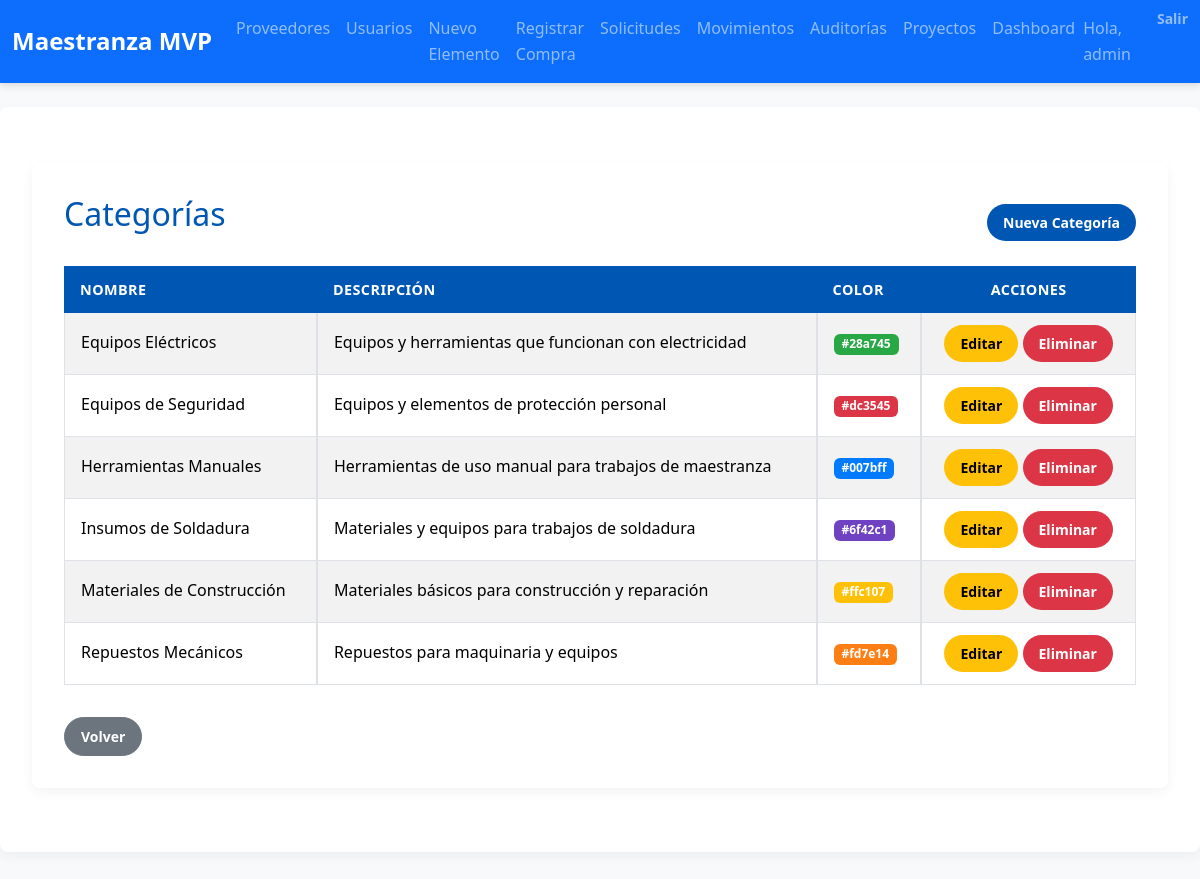
The page /categorias/ (signed in) on the database its author committed.
### inventario/models.py (models this page shows, shortened)
class Categoria(models.Model):
    nombre = models.CharField(max_length=50, unique=True)
    descripcion = models.TextField(blank=True)
    color = models.CharField(max_length=7, default='#007bff', help_text='Color en formato hexadecimal')
    class Meta:
        verbose_name_plural = "Categorías"
        ordering = ['nombre']

### inventario/decorators.py (the view)
        def wrapper(request, *args, **kwargs):
            user = request.user
            if user.is_authenticated and (
                user.is_superuser or
                user.groups.filter(name=role_name).exists()
            ):
                return view_func(request, *args, **kwargs)
            messages.error(request,
                "🚫 No tienes permiso para acceder a esta funcionalidad."
            )
            return redirect('inventario:index')

### inventario/context_processors.py (called while the page is built)
def role_flags(request):
    user = request.user
    return {
        'is_admin':    user.is_authenticated and user.is_superuser,
        'is_gestor':   user.is_authenticated and user.groups.filter(name='Gestor de Inventario').exists(),
        'is_comprador':user.is_authenticated and user.groups.filter(name='Comprador').exists(),
        'is_logistica':user.is_authenticated and user.groups.filter(name='Logística').exists(),
        'is_auditor':  user.is_authenticated and user.groups.filter(name='Auditor').exists(),
        'is_produccion':user.is_authenticated and user.groups.filter(name='Jefe de Producción').exists(),
        'is_gerente_proyecto':user.is_authenticated and user.groups.filter(name='Gerente de Proyectos').exists(),
        'is_usuario_final':user.is_authenticated and user.groups.filter(name='Usuario Final').exists(),
    }

### inventario/views.py (called while the page is built)
@login_required
@role_required('Gestor de Inventario')
def categoria_list(request):
    categorias = Categoria.objects.all()
    return render(request, 'inventario/categoria_list.html', {'categorias': categorias})

### inventario/templates/inventario/categoria_list.html
{% extends 'inventario/base.html' %}
{% block content %}
<div class="container mt-4">
  <div class="d-flex justify-content-between align-items-center mb-3">
    <h2>Categorías</h2>
    <a href="{% url 'inventario:categoria_create' %}" class="btn btn-primary">Nueva Categoría</a>
  </div>
  <table class="table table-bordered table-striped">
    <thead>
      <tr>
        <th>Nombre</th>
        <th>Descripción</th>
        <th>Color</th>
        <th class="text-center">Acciones</th>
      </tr>
    </thead>
    <tbody>
      {% for cat in categorias %}
        <tr>
          <td>{{ cat.nombre }}</td>
          <td>{{ cat.descripcion }}</td>
          <td><span class="badge" style="background:{{ cat.color }};color:#fff;">{{ cat.color }}</span></td>
          <td class="text-center">
            <a href="{% url 'inventario:categoria_update' cat.id %}" class="btn btn-sm btn-warning">Editar</a>
            <a href="{% url 'inventario:categoria_delete' cat.id %}" class="btn btn-sm btn-danger">Eliminar</a>
          </td>
        </tr>
      {% empty %}
        <tr><td colspan="4" class="text-center">No hay categorías registradas.</td></tr>
      {% endfor %}
    </tbody>
  </table>
  <a href="{% url 'inventario:index' %}" class="btn btn-secondary mt-3">Volver</a>
</div>
{% endblock %}

### inventario/templates/inventario/base.html (shortened to what this page needs)
{% load static %}
<!DOCTYPE html>
<html lang="es">
<head>
  <link
    href="https://cdn.jsdelivr.net/npm/bootstrap@5.3.2/dist/css/bootstrap.min.css"
    rel="stylesheet"
>
  <link
    href="https://cdnjs.cloudflare.com/ajax/libs/font-awesome/6.4.0/css/all.min.css"
    rel="stylesheet"
>
  <link rel="stylesheet" href="{% static 'inventario/css/styles.css' %}">
</head>
<body>
  <nav class="navbar navbar-expand-lg navbar-dark bg-primary">
    <div class="container-fluid">
      <a class="navbar-brand" href="{% url 'inventario:index' %}">Maestranza MVP</a>
      <div class="collapse navbar-collapse" id="navbarNav">
        <ul class="navbar-nav me-auto">
          {% if user.is_authenticated %}
            {% if is_admin %}
              <li class="nav-item"><a class="nav-link" href="{% url 'inventario:proveedor_list' %}">Proveedores</a></li>
              <li class="nav-item"><a class="nav-link" href="{% url 'inventario:usuario_list' %}">Usuarios</a></li>
              <li class="nav-item"><a class="nav-link" href="{% url 'inventario:elemento_create' %}">Nuevo Elemento</a></li>
              <li class="nav-item"><a class="nav-link" href="{% url 'inventario:recepcion_create' %}">Registrar Compra</a></li>
              <li class="nav-item"><a class="nav-link" href="{% url 'inventario:solicitud_list' %}">Solicitudes</a></li>
              <li class="nav-item"><a class="nav-link" href="{% url 'inventario:movimiento_list' %}">Movimientos</a></li>
              <li class="nav-item"><a class="nav-link" href="{% url 'inventario:auditoria_list' %}">Auditorías</a></li>
              <li class="nav-item"><a class="nav-link" href="{% url 'inventario:proyecto_list' %}">Proyectos</a></li>
              <li class="nav-item"><a class="nav-link" href="{% url 'inventario:dashboard_proyectos' %}">Dashboard</a></li>
            {% endif %}
          {% endif %}
        </ul>
        <ul class="navbar-nav">
          {% if user.is_authenticated %}
            <li class="nav-item navbar-text me-3">Hola, {{ user.username }}</li>
            <li class="nav-item">
              <form method="post" action="{% url 'logout' %}" class="d-inline">
                <button class="nav-link btn btn-link p-0">Salir</button>
              </form>
            </li>
          {% endif %}
        </ul>
      </div>
    </div>
  </nav>
  <div class="container mt-4">
    {% block content %}{% endblock %}
  </div>
</body>
</html>

### inventario/static/inventario/css/styles.css (style rules this page uses)
:root { --brand-primary: #0056b3; --brand-secondary: #6c757d; --brand-success: #28a745; --brand-warning: #ffc107; --brand-danger: #dc3545; --brand-info: #17a2b8; --light-bg: #f8f9fa; --dark-bg: #343a40; --text-base: #212529; --text-muted: #6c757d; --table-border: #dee2e6; --stripe-bg: rgba(0, 0, 0, 0.03); }
* { margin: 0; padding: 0; box-sizing: border-box; }
body { font-family: 'Segoe UI', Tahoma, Geneva, Verdana, sans-serif; background-color: var(--light-bg); color: var(--text-base); line-height: 1.6; }
.navbar { box-shadow: 0 2px 8px rgba(0, 0, 0, 0.15); }
.navbar-brand { font-weight: 700; font-size: 1.5rem; }
.nav-link { font-weight: 500; }
.container { max-width: 1200px; margin: 2rem auto; background: #fff; padding: 2rem; border-radius: 0.5rem; box-shadow: 0 4px 12px rgba(0, 0, 0, 0.05); }
h1, h2, h3 { color: var(--brand-primary); margin-bottom: 1rem; }
.table { width: 100%; margin-bottom: 1rem; border-collapse: separate; border-spacing: 0; }
.table thead th { background-color: var(--brand-primary); color: #ffffff; text-transform: uppercase; font-size: 0.9rem; letter-spacing: 0.03em; border: none; }
.table th, .table td { padding: 0.75rem 1rem; border-bottom: 1px solid var(--table-border); vertical-align: middle; }
.table-striped tbody tr:nth-of-type(odd) { background-color: var(--stripe-bg); }
.btn { border-radius: 2rem; padding: 0.5rem 1rem; font-size: 0.875rem; font-weight: 600; transition: filter 0.2s ease; }
.btn-primary { background-color: var(--brand-primary); border: none; }
.btn-warning { background-color: var(--brand-warning); border: none; }
.btn-danger { background-color: var(--brand-danger); border: none; }

### rows shown on the page
Categoria: nombre "Equipos Eléctricos", descripcion "Equipos y herramientas que funcionan con electricidad", color "#28a745"
Categoria: nombre "Equipos de Seguridad", descripcion "Equipos y elementos de protección personal", color "#dc3545"
Categoria: nombre "Herramientas Manuales", descripcion "Herramientas de uso manual para trabajos de maestranza", color "#007bff"
Categoria: nombre "Insumos de Soldadura", descripcion "Materiales y equipos para trabajos de soldadura", color "#6f42c1"
Categoria: nombre "Materiales de Construcción", descripcion "Materiales básicos para construcción y reparación", color "#ffc107"
Categoria: nombre "Repuestos Mecánicos", descripcion "Repuestos para maquinaria y equipos", color "#fd7e14"

### other values the page prints
{{ user.username }} "admin"
